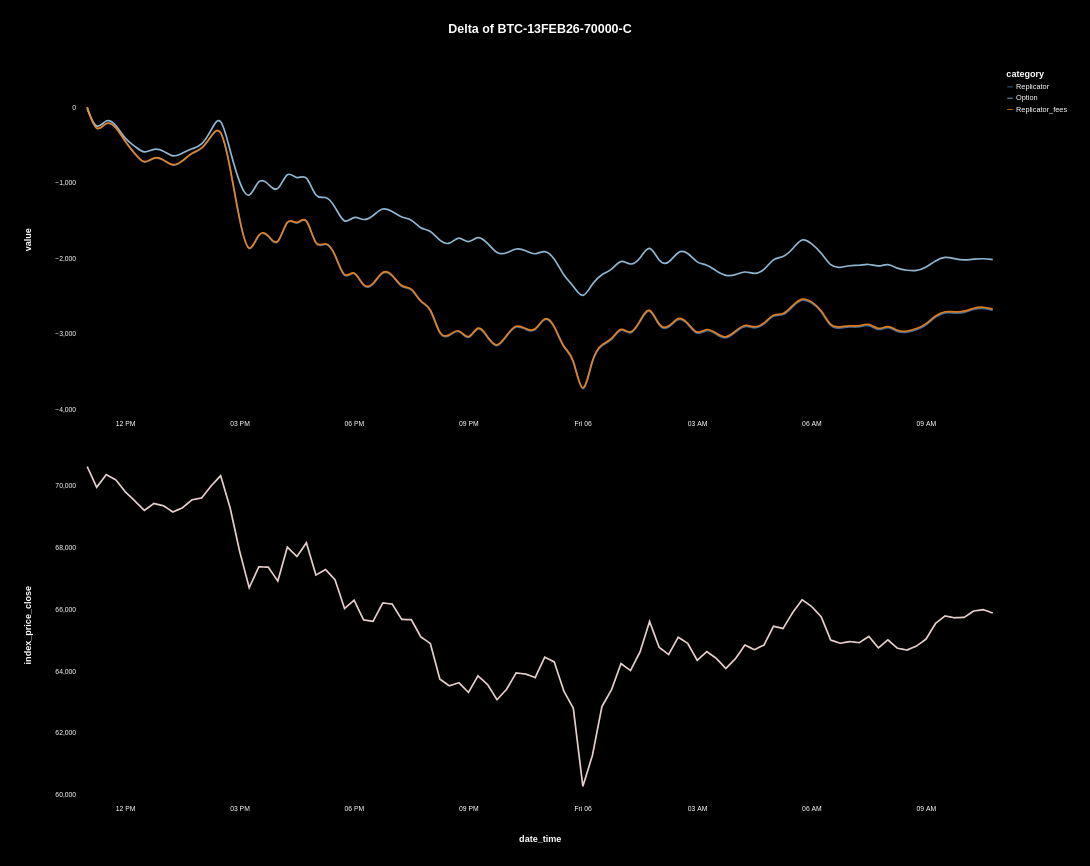

Write notebook code for a chart like this one.
### Code cell
a = (
    alt.Chart(
        df,
        width=1600,
        height=600,
        title=alt.Title(
            f"Delta of {instrument_names[0]}",
            color="white",
            fontSize=22,
            offset=60,
            anchor="middle",
        ),
    )
    .mark_line(interpolate="basis", strokeWidth=3, opacity=0.9)
    .encode(
        x=alt.X("date_time", title=None),
        y="value",
        color=alt.Color(
            "category",
            scale=alt.Scale(scheme="tableau20"),
            sort=alt.SortField("strike"),
        ),
    )
)

b = (
    alt.Chart(
        df,
        width=1600,
        height=600,
    )
    # Drop stroke to avoid dark edge at x=0 on black background
    .mark_bar(opacity=0.9, stroke=None).encode(
        x=alt.X("date_time", title=None),
        y=alt.Y("hedge_position", title="hedge position"),
    )
)

c = (
    alt.Chart(
        df,
        width=1600,
        height=600,
    )
    .mark_line(color="mistyrose", strokeWidth=3, interpolate="basis", opacity=0.9)
    .encode(x="date_time", y=alt.Y("index_price_close", scale=alt.Scale(zero=False)))
)

chart = (
    alt.vconcat(a, c, spacing=50)
    .configure(
        background="black",
        padding={"right": 40, "left": 40, "top": 40, "bottom": 40},
    )
    .configure_legend(
        labelColor="white",
        labelFontSize=13,
        # padding=40,
        titleColor="white",
        titleFontSize=16,
        titlePadding=8,
        rowPadding=6,
    )
    .configure_axis(
        domain=False,
        grid=False,
        labelColor="white",
        labelFontSize=12,
        labelPadding=20,
        tickCount=5,
        ticks=False,
        titleColor="white",
        titleFontSize=16,
        titlePadding=40,
    )
    .configure_axisX(grid=False, tickCount=10)
    .configure_view(stroke=None)
)


chart

### Figure 1 — Vega-Lite specification as saved in the notebook (floating-point values rounded to 4 significant figures; data arrays with more than 128 entries replaced by an {"elided": "..."} marker saying what was removed)
{"config": {"view": {"continuousWidth": 300, "continuousHeight": 300, "stroke": null}, "axis": {"domain": false, "grid": false, "labelColor": "white", "labelFontSize": 12, "labelPadding": 20, "tickCount": 5, "ticks": false, "titleColor": "white", "titleFontSize": 16, "titlePadding": 40}, "axisX": {"grid": false, "tickCount": 10}, "background": "black", "legend": {"labelColor": "white", "labelFontSize": 13, "rowPadding": 6, "titleColor": "white", "titleFontSize": 16, "titlePadding": 8}, "padding": {"right": 40, "left": 40, "top": 40, "bottom": 40}}, "vconcat": [{"mark": {"type": "line", "interpolate": "basis", "opacity": 0.9, "strokeWidth": 3}, "encoding": {"color": {"field": "category", "scale": {"scheme": "tableau20"}, "sort": {"field": "strike"}, "type": "nominal"}, "x": {"field": "date_time", "title": null, "type": "temporal"}, "y": {"field": "value", "type": "quantitative"}}, "height": 600, "title": {"text": "Delta of BTC-13FEB26-70000-C", "anchor": "middle", "color": "white", "fontSize": 22, "offset": 60}, "width": 1600}, {"mark": {"type": "line", "color": "mistyrose", "interpolate": "basis", "opacity": 0.9, "strokeWidth": 3}, "encoding": {"x": {"field": "date_time", "type": "temporal"}, "y": {"field": "index_price_close", "scale": {"zero": false}, "type": "quantitative"}}, "height": 600, "width": 1600}], "data": {"name": "data-47d71d856ed994122353fe71195ba856"}, "spacing": 50, "$schema": "https://vega.github.io/schema/vega-lite/v5.20.1.json", "datasets": {"data-47d71d856ed994122353fe71195ba856": {"elided": "288 records"}}}
